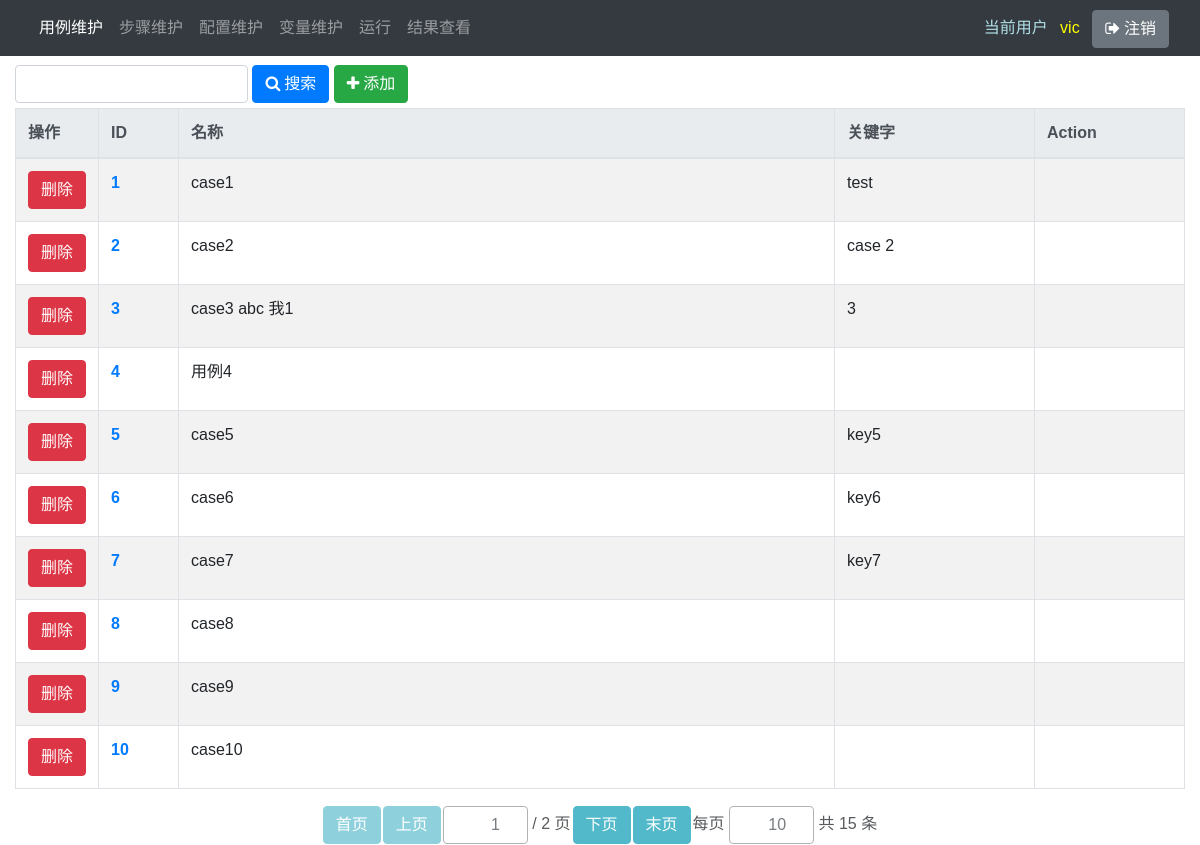
Page /cases/ (signed in) on the committed database.
### main/models.py (models this page shows, shortened)
class Case(models.Model):
    name = models.CharField(max_length=100)
    description = models.TextField(blank=True)
    keyword = models.CharField(max_length=100, blank=True, default='')
    creator = models.ForeignKey(User, verbose_name='创建人', related_name='case_creator', on_delete=models.DO_NOTHING)
    created_date = models.DateTimeField('创建时间', auto_now_add=True, null=True)
    modifier = models.ForeignKey(User, verbose_name='修改人', related_name='case_modifier', on_delete=models.DO_NOTHING)
    modified_date = models.DateTimeField('修改时间', auto_now=True, null=True)
    is_active = models.BooleanField(default=True)
    step = models.ManyToManyField('Step', through='CaseVsStep', through_fields=('case', 'step'))
    class Meta:
        pass
        ordering = ['name']  # 这个字段是告诉Django模型对象返回的记录结果集是按照哪个字段排序的,-xxx表示降序，?xxx表示随机

### main/views.py (the view)
# urls.py: path('cases/', mv.cases, name='cases'),
@login_required
def cases(request):
    if request.method == 'POST':
        page = int(request.POST.get('page', 1)) if request.POST.get('page') != '' else 1
        size = int(request.POST.get('size', 5)) if request.POST.get('size') != '' else 10
        search_text = str(request.POST.get('search_text', ''))
    else:
        page = int(request.COOKIES.get('page', 1))
        size = int(request.COOKIES.get('size', 10))
        search_text = ''
    keyword_list_temp = search_text.split(' ')
    keyword_list = list()
    for keyword in keyword_list_temp:
        if keyword.strip() != '':
            keyword_list.append(keyword)
    q = get_query_condition(keyword_list)
    objects = Case.objects.filter(q, is_active=1).order_by('id')
    paginator = Paginator(objects, size)
    try:
        objects = paginator.page(page)
    except PageNotAnInteger:
        objects = paginator.page(1)
        page = 1
    except EmptyPage:
        objects = paginator.page(paginator.num_pages)
        page = paginator.num_pages
    paginator_form = PaginatorForm(initial={'page': page, 'size': size}, page_max_value=paginator.num_pages)
    return render(request, 'main/cases.html', locals())

### main/forms.py
class PaginatorForm(forms.Form):
    size = forms.IntegerField(min_value=1, max_value=10000, required=False)
    def __init__(self, page_max_value, *args, **kwargs):
        super(PaginatorForm, self).__init__(*args, **kwargs)
        self.fields['page'] = forms.IntegerField(min_value=1, max_value=page_max_value, required=False)

### main/views.py (called while the page is built)
def get_query_condition(query_str_list):
    q = Q()
    for query_str in query_str_list:
        query_str = str(query_str)
        q |= Q(name__icontains=query_str) | Q(keyword__icontains=query_str)
    return q

### main/templates/main/cases.html (shortened to what this page needs)
{% extends 'main/list_base.html' %}
{% block result_table %}
    <div class="table-responsive" id='result_table'>
        <table class="table table-striped table-bordered table-hover">
            <colgroup>
                <col style='width: 80px;'>
                <col style='width: 80px;'>
                <col>
                <col style='width: 200px;'>
                <col style='width: 150px;'>
            </colgroup>
            <thead class="thead-light">
                <tr>
                    <th>操作</th>
                    <th>ID</th>
                    <th>名称</th>
                    <th>关键字</th>
                    <th>Action</th>
                </tr>
            </thead>
            <tbody>
                {% for object in objects %}
                    <tr pk="{{ object.pk }}" updateUrl="{% url 'case_update' object.pk %}" delUrl="{% url 'case_delete' object.pk %}">
                        <td>
                            <div class="mx-auto text-center">
                                <button type="button" id="delete_button" name="delete_button" class="btn btn-danger">删除</button>
                            </div>
                        </td>
                        <td col_name='id'><a target="_blank" href="{% url 'case' object.pk %}" class="font-weight-bold">{{ object.pk }}</a></td>
                        <td quick_update col_name='name'>{{ object.name }}</td>
                        <td quick_update col_name='keyword'>{{ object.keyword }}</td>
                        <td col_name='action'>{{ object.action }}</td>
                    </tr>
                {% empty %}
                    <tr>
                        <td colspan="5" class="text-center">查无数据</td>
                    </tr>
                {% endfor %}
            </tbody>
        </table>
    </div>
{% endblock %}

### main/templates/main/include/navbar.html (shortened to what this page needs)
<nav class="navbar navbar-expand-lg navbar-dark bg-dark fixed-top">
   <div class="container-fluid">
       <div class="collapse navbar-collapse">
           <ul class="navbar-nav">
                <li class="nav-item" id="nav_case">
                    <a class="nav-link" href="{% url 'cases' %}">用例维护</a>
                </li>
                <li class="nav-item" id="nav_step">
                    <a class="nav-link" href="{% url 'steps' %}">步骤维护</a>
                </li>
                <li class="nav-item" id="nav_config">
                    <a class="nav-link" href="{% url 'configs' %}">配置维护</a>
                </li>
                <li class="nav-item" id="nav_variable">
                    <a class="nav-link" href="{% url 'variable_groups' %}">变量维护</a>
                </li>
                <li class="nav-item">
                    <a class="nav-link" href="">运行</a>
                </li>
                <li class="nav-item">
                    <a class="nav-link" href="">结果查看</a>
                </li>
            </ul>
       </div>
       <div class="justify-content-end">
            <div class="">
                <span class="navbar-text" style="color: powderblue;">当前用户</span>
                <span class="navbar-text" style="color: yellow; padding: 0 0.5em">{{ request.user }}</span>
                <button id="logout_btn" class="btn btn-secondary" type="button"><i class="icon-signout">&nbsp;</i>注销</button>
            </div>
       </div>
</nav>

### main/static/main/css/main.css (style rules this page uses)
body { font-family: Arial, Microsoft YaHei, SimHei; }
div.paginator input { border: 1px solid rgb(153, 153, 153); resize: vertical; text-align: right; }

### rows in the picture
Case: pk "1", name "case1", keyword "test"
Case: pk "2", name "case2", keyword "case 2"
Case: pk "3", name "case3 abc 我1", keyword "3"
Case: pk "4", name "用例4"
Case: pk "5", name "case5", keyword "key5"
Case: pk "6", name "case6", keyword "key6"
Case: pk "7", name "case7", keyword "key7"
Case: pk "8", name "case8"
Case: pk "9", name "case9"
Case: pk "10", name "case10"

### other values in the picture
{{ request.user }} "vic"
{{ paginator.num_pages|default:0 }} "2"
{{ paginator.count|default:0 }} "15"
